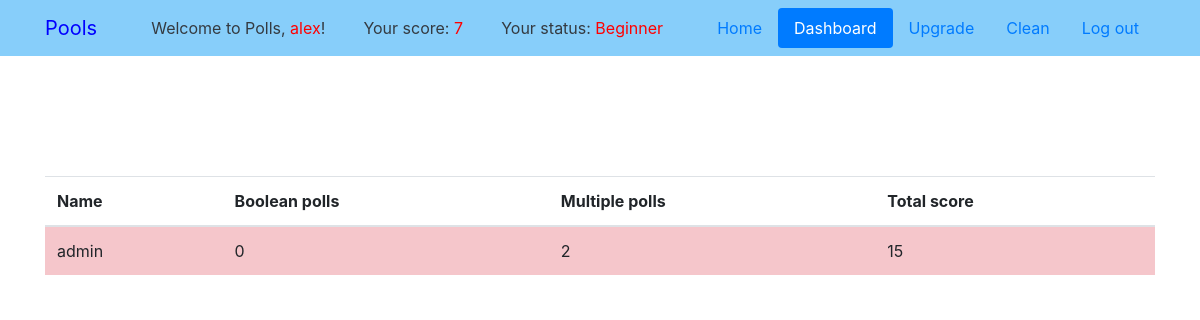
The app's page /top/ (signed in) with its own data.
### polls/models.py (models this page shows)
class Score(models.Model):
    user = models.OneToOneField(User, on_delete=models.CASCADE)
    points = models.IntegerField(default=0, help_text='Баллы')
    counter_bool = models.IntegerField(
        default=0, help_text='Счетчик отвеченных вопросов правда или ложь')
    counter_multiple = models.IntegerField(
        default=0,
        help_text='Счетчик отвеченных вопросов с вариантами ответов')

class Status(models.Model):
    user = models.OneToOneField(User, on_delete=models.CASCADE)
    status = models.CharField(
        max_length=8,
        blank=False,
        choices=USER_STATUSES,
        default='Beginner',
        help_text='Статус пользователя'
    )

### polls/views.py (the view, shortened to what this page needs)
# urls.py: path('top/', top_users, name='top'),
def top_users(request):
    best = Status.objects.filter(status='BEST').values('user')
    bests = Score.objects.order_by('-points').filter(user__in=best)[:3]
    prof = Status.objects.filter(status='PRO').values('user')
    best_prof = Score.objects.order_by('-points').filter(user__in=prof)[:3]
    amateurs = Status.objects.filter(status='Amateur').values('user')
    best_amateurs = Score.objects.order_by('-points').filter(user__in=amateurs)[:3]
    if request.user.is_authenticated:
        status = Status.objects.get(user=request.user)
        score = Score.objects.get(user=request.user)
        context = {
            'score': score,
            'bests': bests,
            'prof': best_prof,
            'amateurs': best_amateurs,
            'status': status.status
            }
        return render(
            request,
            template_name='polls/top_users.html',
            context=context
        )

### templates/polls/top_users.html (shortened to what this page needs)
{%extends 'base.html'%}
{%block content%}
<div class="container py-4">
  <br><br>
  <table class="table table-striped">
    <thead>
      <tr >
        <th>Name</th>
        <th>Boolean polls</th>
        <th>Multiple polls</th>
        <th>Total score</th>
      </tr>
    </thead>
    <br><br>
    <tbody>
      {%for pro in prof %}
        <tr>
          <td class="table-danger">{{pro.user.username}} </td>
          <td class="table-danger">{{pro.counter_bool}}</td>
          <td class="table-danger">{{pro.counter_multiple}}</td>
          <td class="table-danger">{{pro.points}}</td>
        </tr>
        {%endfor%}
    </tbody>
  </table>
</div>
{%endblock%}

### templates/navbar.html (shortened to what this page needs)
{% load static %}
<nav class="navbar navbar-light" style="background-color:{%if status == 'Amateur'%} #20a997{%elif status == 'PRO'%} #af3238{%elif status == 'BEST'%} #adb5bd{%else%}lightskyblue{%endif%}">
  <div class="container">
    <a class="navbar-brand" href="">
      <span style="color:blue">Pools</span>
    </a>
    {% with request.resolver_match.view_name as view_name %}
    {% if user.is_authenticated %}
      <div class="bg text-dark text-left">
        Welcome to Polls, <span style="color:red">{{ user.username }}</span>!
      </div>
      <div class="bg text-dark text-center">
          {% if view_name  == 'users:login' or view_name  == 'users:signup'  %}
          {%else%} Your score: <span style="color:red">{{score.points}}</span>{%endif%}
      </div>
      <div class="bg text-dark text-right">
        Your status:  <span style="color:red">{{ status }}</span>
      </div>
    {%endif%}
    {% endwith %}
    {% with request.resolver_match.view_name as view_name %}
    <ul class="nav nav-pills">
      <li class="nav-item">
        <a class="nav-link link-light {% if view_name  == 'polls:index' %}active{% endif %}" href="{% url 'polls:index' %}">Home</a>
      </li>
    <ul class="nav nav-pills">
      <li class="nav-item">
        <a class="nav-link link-light {% if view_name  == 'polls:top' %}active{% endif %}" href="{% url 'polls:top' %}">Dashboard</a>
      </li>
      {% if user.is_authenticated %}
        <ul class="nav nav-pills">
          <li class="nav-item">
            <a class="nav-link link-light {% if view_name  == 'polls:upgrade' %}active{% endif %}" href="{% url 'polls:upgrade' %}">Upgrade</a>
          </li>
        <ul class="nav nav-pills">
          <li class="nav-item">
            <a class="nav-link link-light {% if view_name  == 'polls:clean' %}active{% endif %}" href="{% url 'polls:clean' %}">Clean</a>
          </li>
        <li class="nav-item">
          <a class="nav-link link-light {% if view_name  == 'users:logout' %}active{% endif %}" href="{% url 'users:logout' %}">Log out</a>
        </li>
      {% endif %}
      {% endwith %}
    </ul>
  </div>
</nav>

### records on screen
Score: points "7"
Status: status "Beginner"
Score: user.username "admin", counter_bool "0", counter_multiple "2", points "15"

### other values on screen
{{ user.username }} "alex"
